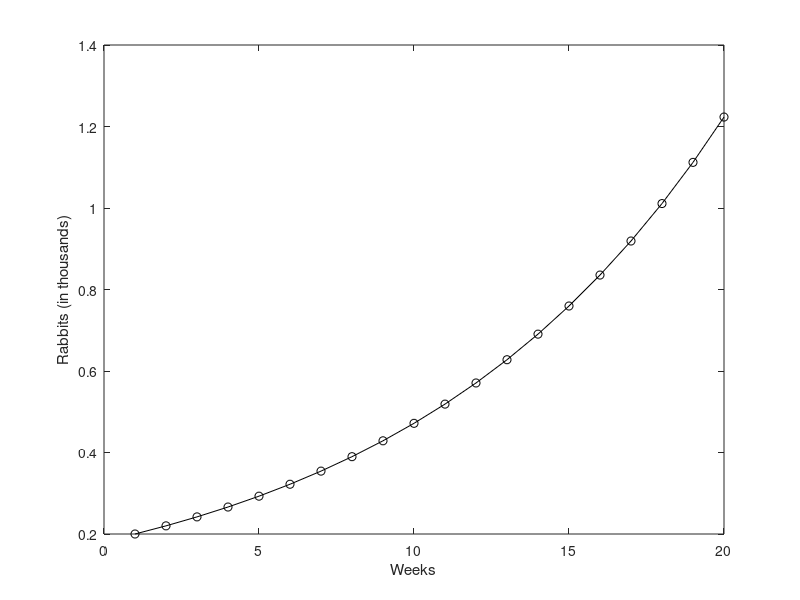

Source code (MATLAB):
% Simulate a discrete-time dynamical system

% x- population of RABBITS in thousands
% n- time in WEEKS

nMax = 20;% max number of days to simulate
x = ones(1,nMax); % population
x(1) = 0.2; % initial condition

for n=2:nMax
    
    x(n) = 1.1*x(n-1);
    
end % finished loop through days

figure;
plot(x,'-ok');
ylabel('Rabbits (in thousands)');
xlabel('Weeks');